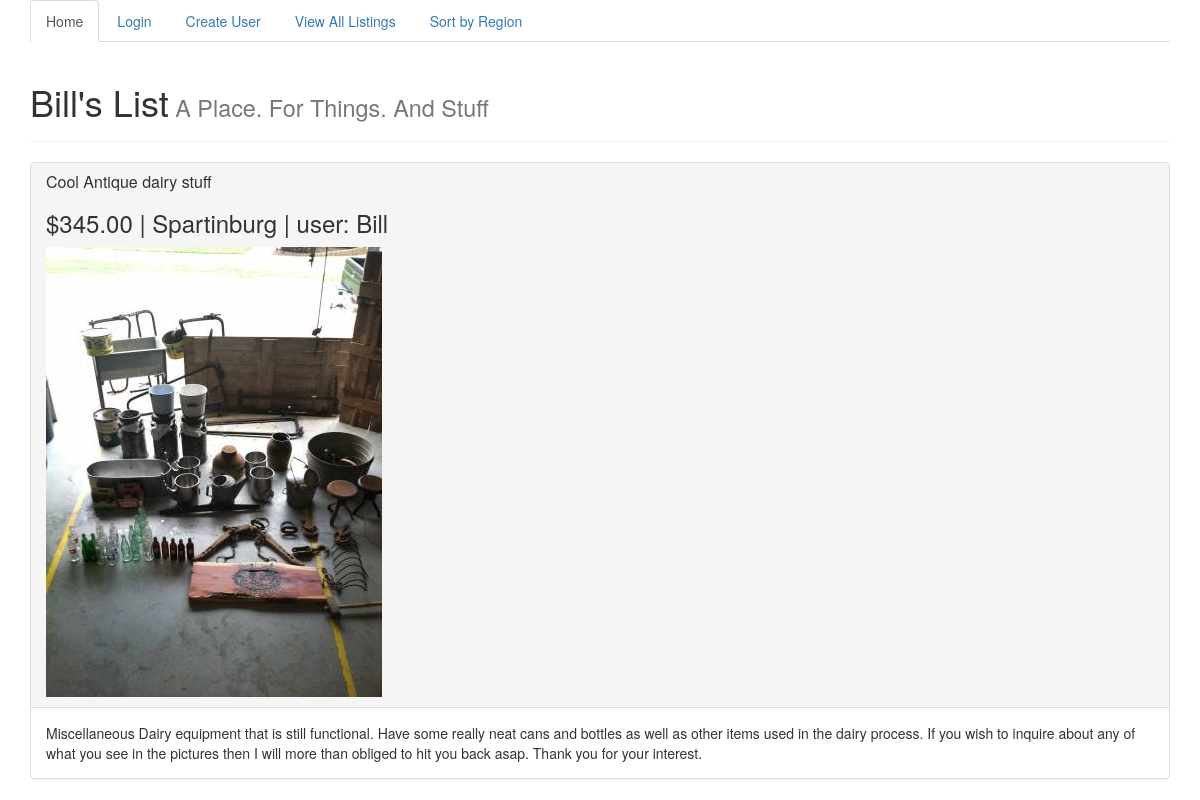
The app's page /listing/6/ with its own data.
### app/models.py (models this page shows, shortened)
class Listing(models.Model):
    title = models.CharField(max_length=50)
    price = models.DecimalField(max_digits=10, decimal_places=2)
    location = models.ForeignKey(Region)
    category = models.ForeignKey(Category)
    subcategory = models.ForeignKey(SubCategory)
    photos = models.ImageField(upload_to="listing_photos", null=True, blank=True, verbose_name="Listing Photo")
    created = models.DateTimeField(auto_now_add=True)
    description = models.TextField()
    post_id = models.AutoField(primary_key=True)
    profile = models.ForeignKey(Profile)

class Region(models.Model):
    location = models.CharField(max_length=50)
    def __str__(self):
        return self.location

class Profile(models.Model):
    user = models.ForeignKey("auth.User")
    first_name = models.CharField(max_length=20)
    last_name = models.CharField(max_length=30)
    street_address = models.CharField(max_length=30)
    street_address_2 = models.CharField(max_length=30, null=True)
    city = models.CharField(max_length=35)
    state = models.CharField(max_length=15)
    zip_code = models.IntegerField()
    email = models.EmailField()
    location_pref = models.ForeignKey(Region)
    photo = models.ImageField(upload_to="profile_photos", null=True, blank=True, verbose_name="Profile Photo")
    def __str__(self):
        return self.first_name

### app/views.py (the view)
# urls.py: url(r'^listing/(?P<pk>\d+)/$', ListingDetailView.as_view(), name="listing_detail_view"),
class ListingDetailView(DetailView):
    model = Listing

### templates/app/listing_detail.html
{% extends "base.html" %}
{% block content %}
<div class="page-header">
  <h1>Bill's List<small>  A Place. For Things. And Stuff</small></h1>
</div>
    <div class="panel panel-default">
      <div class="panel-heading">
        <h3 class="panel-title"><a href="{% url 'listing_detail_view' object.pk %}">{{object.title}}</a></h3><h3>${{object.price}} |  {{object.location}}  |  user: {{object.profile}}</h3>
        <img src="{{object.photos.url}}" alt="" />
      </div>
          <div class="panel-body">
            {{object.description}}
          </div>
    </div>
{% endblock %}

### records on screen
Listing: title "Cool Antique dairy stuff", price "345.00", location "Spartinburg", profile "Bill", photos (picture), description "Miscellaneous Dairy equipment that is still functional. Have some really neat cans and bottles as well as other items used in the dairy process. If you wish to inquire about any of what you see in the pictures then I will more than obliged to hit you back asap. Thank you for your interest."
